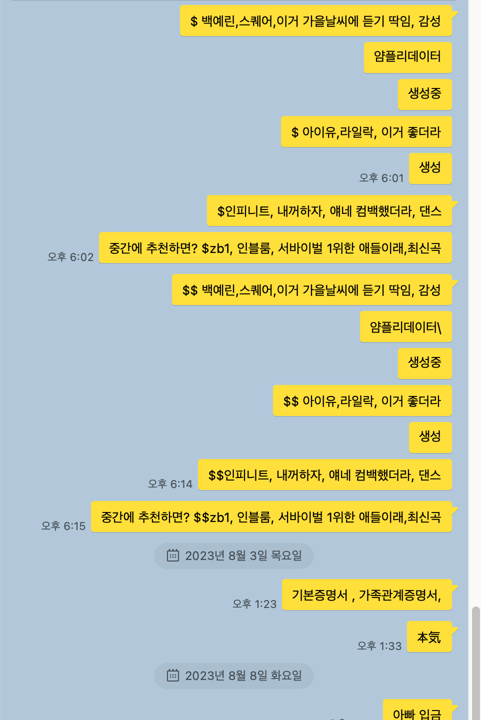
#> input picture music.png, 481 x 720 px
$ python ttest.py
#> lines starting #> are read from the running program, lines starting #| are printed output that depends on the picture; after the words box and inside, x2 and y2 are one past the last pixel; in counts of white or black regions, pixels touching at a corner belong together
import numpy as np
import cv2
import easyocr
def test1(img) :
    re = cv2.resize(img, None, fx=1.3, fy=1.3, interpolation=cv2.INTER_CUBIC)
    blurred = cv2.GaussianBlur(re, (9,9), 0)
    sharpened = cv2.addWeighted(re, 1.7, blurred, -0.6, 0)
    return sharpened

def test2(img) :
    re = cv2.resize(img, None, fx=1.3, fy=1.3, interpolation=cv2.INTER_LANCZOS4)
    blurred = cv2.GaussianBlur(re, (9,9), 0)
    sharpened = cv2.addWeighted(re, 1.7, blurred, -0.6, 0)
    return sharpened

def test3(img) :
    re = cv2.resize(img, None, fx=1.3, fy=1.3, interpolation=cv2.INTER_LANCZOS4)
    return re

def test4(img) :
    re = cv2.resize(img, None, fx=1.3, fy=1.3, interpolation=cv2.INTER_LANCZOS4)
    gray = cv2.cvtColor(re, cv2.COLOR_BGR2GRAY)
    return gray

# img = cv2.imread("talk1.png")
img = cv2.imread("music.png")
#> img is the input picture: shape (720, 481, 3); mean B, G, R 176.6, 200.7, 191.8
cv2.imwrite("step_1_original.png", img)

gray = cv2.cvtColor(img, cv2.COLOR_BGR2GRAY)
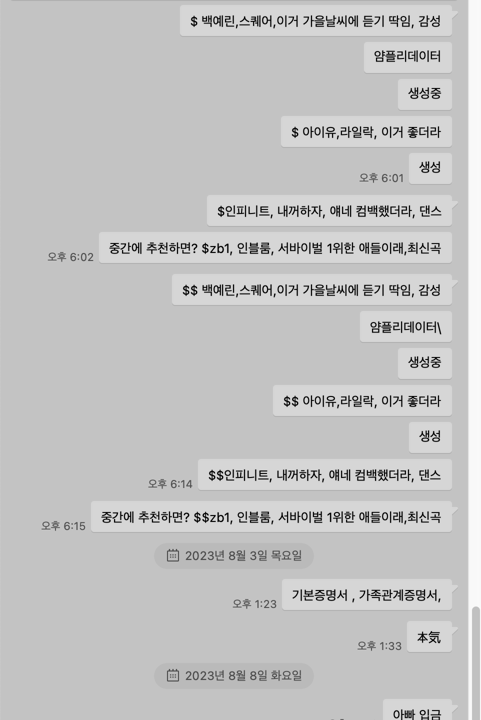
#> gray: shape (720, 481); min 0, max 251, mean 195.1
cv2.imwrite("step_2_gray.png", gray)

 # 2. Histogram Equalization (Optional)
# gray = cv2.equalizeHist(gray)
# cv2.imwrite("step_2_1_resized.png", gray)

resized = cv2.resize(gray, None, fx=1.3, fy=1.3, interpolation=cv2.INTER_CUBIC)
# cv2.imwrite("step_3_resized.png", resized)

binary = cv2.adaptiveThreshold(resized, 255, cv2.ADAPTIVE_THRESH_GAUSSIAN_C,
                               cv2.THRESH_BINARY_INV, 15, 1)
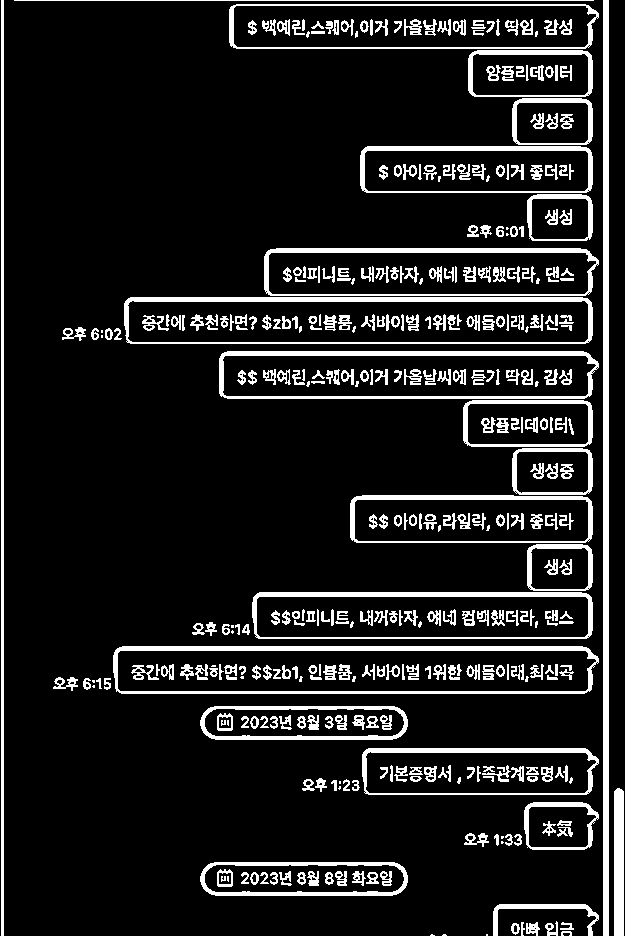
#> binary: shape (936, 625); 12.1% white; 407 white regions (42 under 20 px), largest, box (x1, y1, x2, y2) and area: (603, 0, 609, 936) 5616, (113, 646, 599, 694) 4125, (124, 297, 593, 344) 3584
cv2.imwrite("step_4_binary.png", binary)

kernel = np.ones((1,1), np.uint8)
dilated = cv2.dilate(binary, kernel, iterations=1)

cv2.imwrite("step_5_dilated.png", dilated)

re = cv2.resize(img,None, fx=1.3, fy=1.3, interpolation=cv2.INTER_CUBIC)
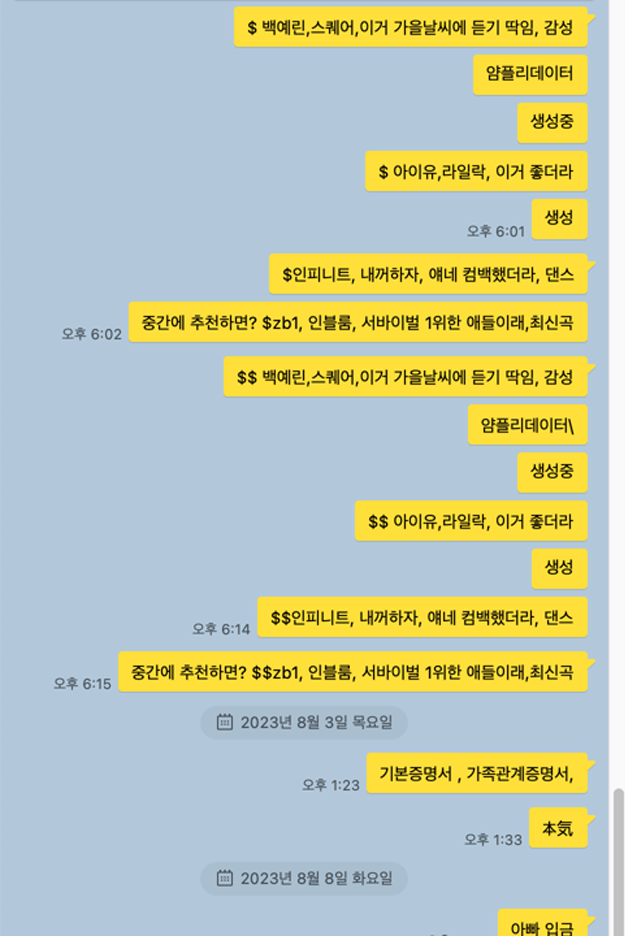
#> re: shape (936, 625, 3); mean B, G, R 176.6, 200.7, 191.6

# 기존 색 선명도 설정
blurred = cv2.GaussianBlur(re, (5,5), 0)

# # # Enhance sharpness using Unsharp Masking
sharpened = cv2.addWeighted(re, 1.5, blurred, -0.5, 0)

ttest1 = test1(img)
#> in test1, `blurred = cv2.GaussianBlur(re, (9,9), 0)`:
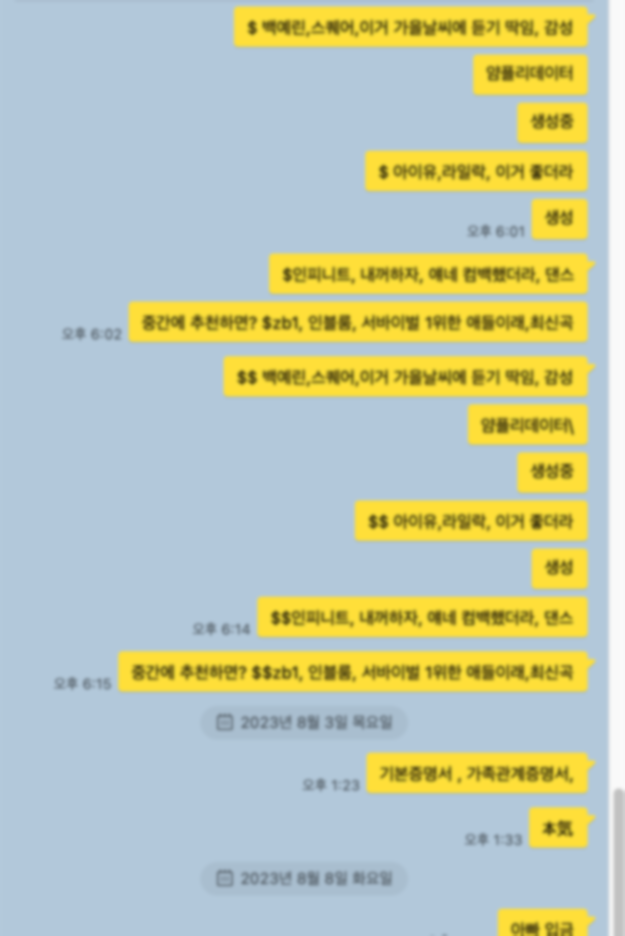
#> blurred: shape (936, 625, 3); mean B, G, R 176.6, 200.7, 191.6
#> in test1, `sharpened = cv2.addWeighted(re, 1.7, blurred, -0.6, 0)`:
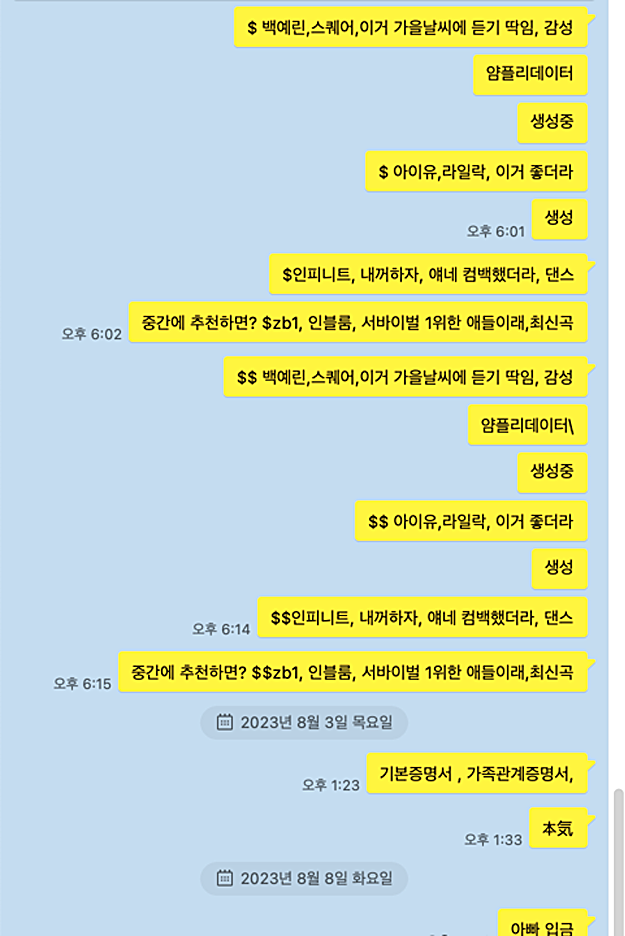
#> sharpened: shape (936, 625, 3); mean B, G, R 193.8, 219.7, 204.5
ttest2 = test2(img)
ttest3 = test3(img)
ttest4 = test4(img)
cv2.imwrite("final.png",ttest3)

#> (the run stopped early here; a loop or call above may not have finished)

$ run again, with talk1.png copied over music.png
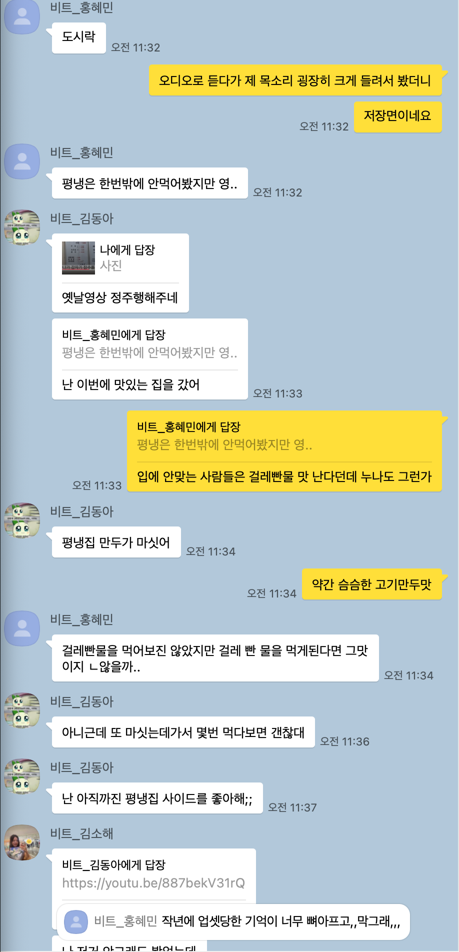
#> input picture talk1.png, 459 x 952 px
#> img is the input picture: shape (952, 459, 3); mean B, G, R 202.8, 205.5, 193.6
#> `binary = cv2.adaptiveThreshold(resized, 255, cv2.ADAPTIVE_THRESH_GAUSS..`:
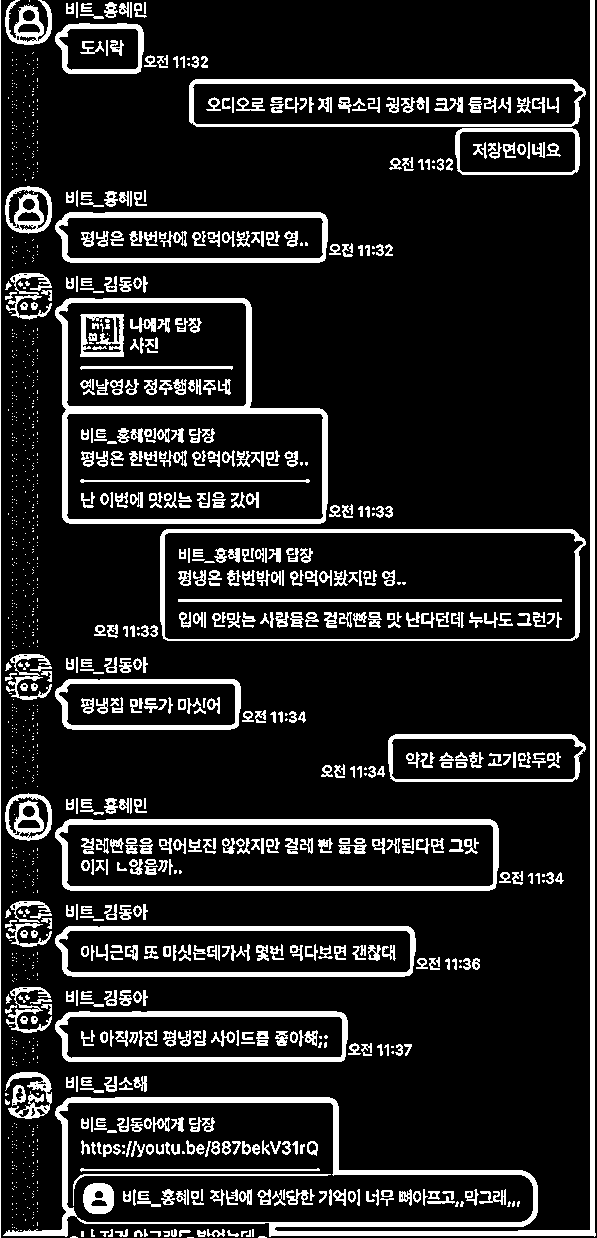
#> binary: shape (1238, 597); 13.9% white; 1365 white regions (741 under 20 px), largest, box (x1, y1, x2, y2) and area: (3, 0, 596, 1237) 13993, (55, 298, 328, 524) 6629, (55, 819, 499, 891) 5442
#> in test1, `sharpened = cv2.addWeighted(re, 1.7, blurred, -0.6, 0)`:
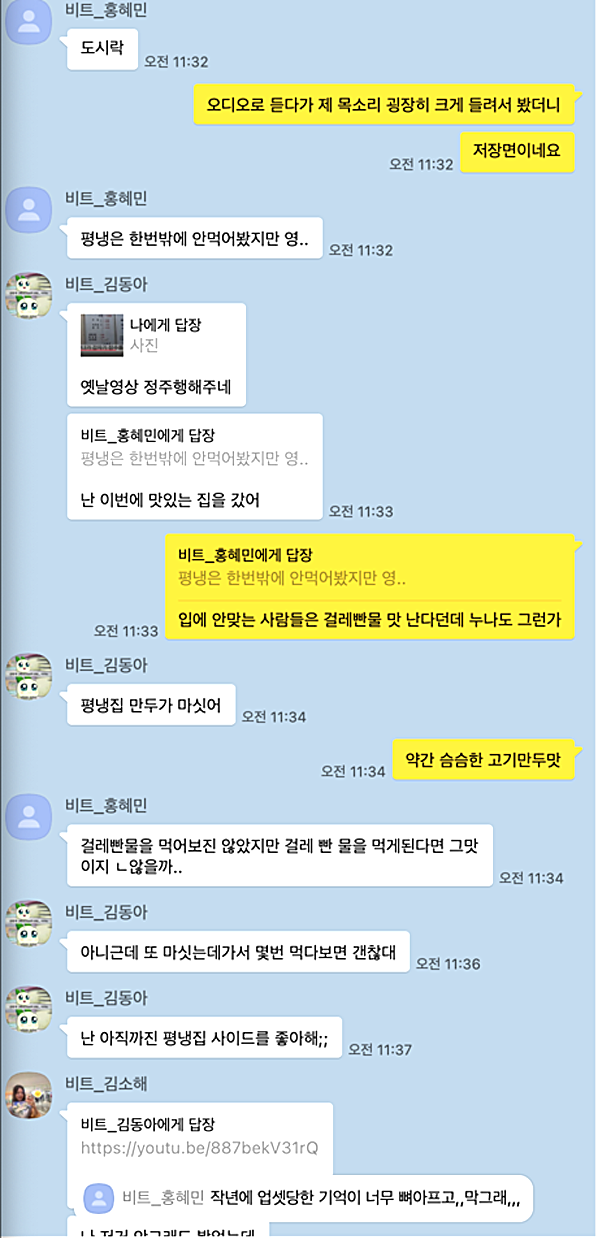
#> sharpened: shape (1238, 597, 3); mean B, G, R 218, 220.7, 205.6

$ run again, with testChat.png copied over music.png
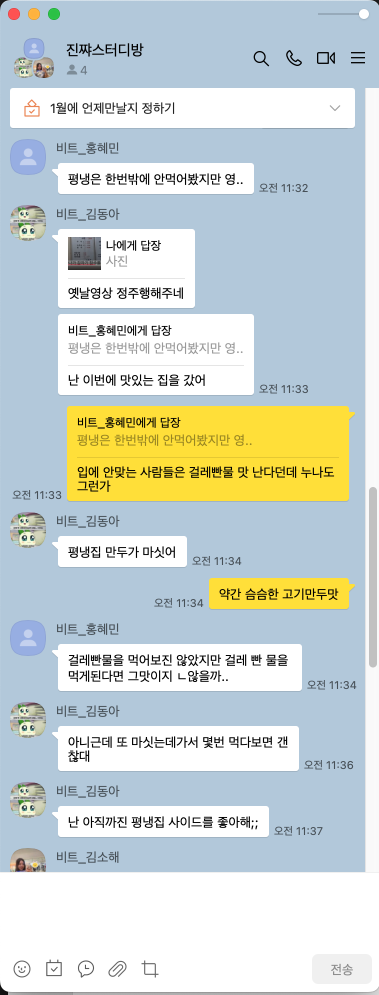
#> input picture testChat.png, 758 x 1990 px (shown at 1/2 size)
#> img is the input picture: shape (1990, 758, 3); mean B, G, R 210.2, 213.7, 204.5
#> `binary = cv2.adaptiveThreshold(resized, 255, cv2.ADAPTIVE_THRESH_GAUSS..`:
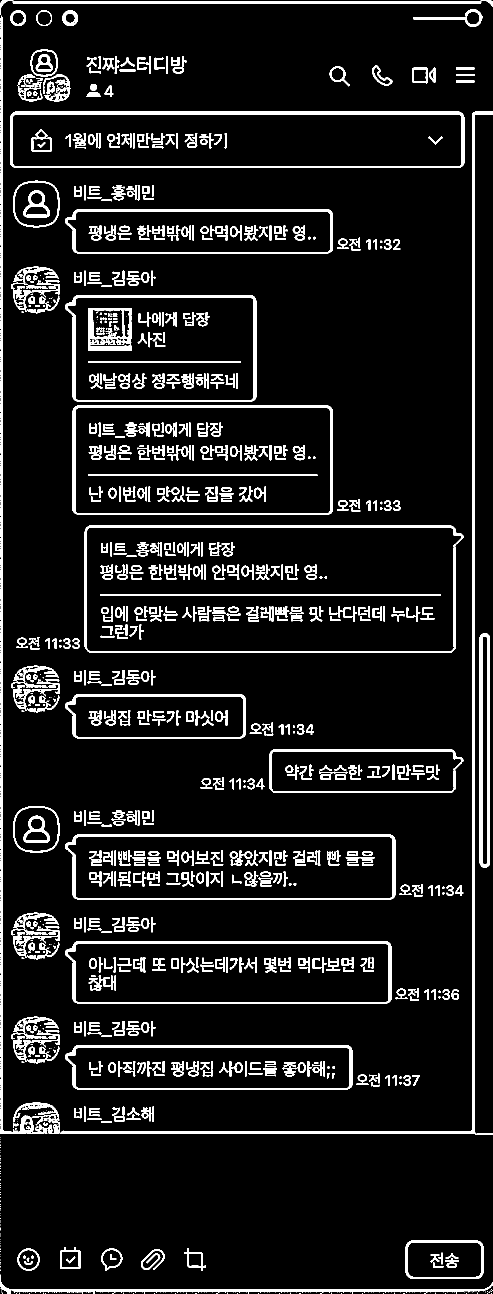
#> binary: shape (2587, 985) (shown at 1/2 size); 9.1% white; 1102 white regions (230 under 20 px), largest, box (x1, y1, x2, y2) and area: (120, 223, 985, 2267) 14540, (0, 31, 120, 2267) 11159, (20, 223, 929, 336) 9328
#> in test1, `sharpened = cv2.addWeighted(re, 1.7, blurred, -0.6, 0)`:
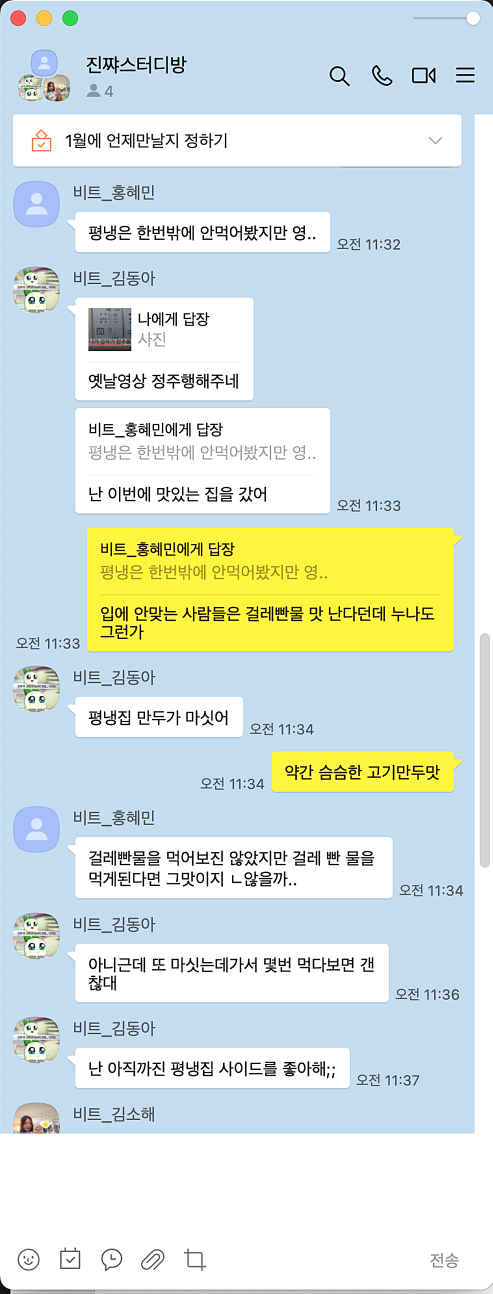
#> sharpened: shape (2587, 985, 3) (shown at 1/2 size); mean B, G, R 223, 226.7, 214.7
